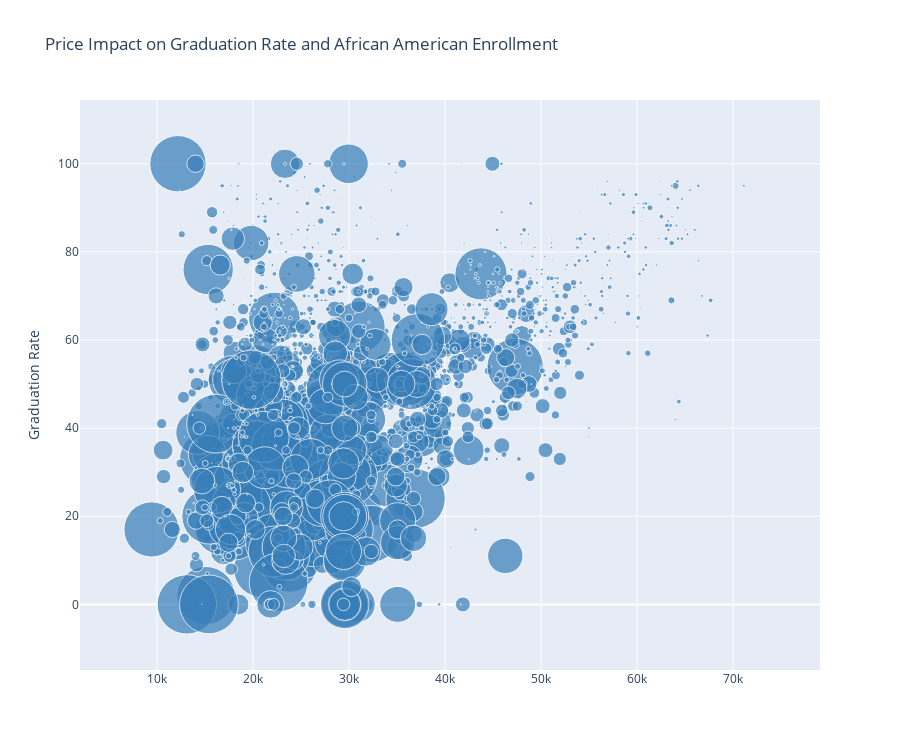

Notebook source saved alongside this figure:
### Markdown cell above
## <center>Price</center>

### Code cell
fig =go.Figure()
fig.add_trace(go.Scatter(
    x=df_2019[price_cols[0]], 
    y=df_2019[total], 
    mode='markers',
    marker=dict(
        color=qualitative[1], size=0.6 * df_2019[percent_black]
    )
))

fig.update_layout(
    title='Price Impact on Graduation Rate and African American Enrollment',
    yaxis=dict(title='Graduation Rate'),
    height=750
)
fig.show()

### Figure 1 — Plotly figure (JSON) as saved in the notebook; plotly's stock layout.template omitted (floating-point values rounded to 4 significant figures; data arrays with more than 128 entries replaced by an {"elided": "..."} marker saying what was removed)
{"data": [{"marker": {"color": "#377eb8", "size": {"elided": "2315 float values"}}, "mode": "markers", "type": "scatter", "x": {"elided": "2315 float values"}, "y": {"elided": "2315 int values"}}], "layout": {"height": 750, "title": {"text": "Price Impact on Graduation Rate and African American Enrollment"}, "yaxis": {"title": {"text": "Graduation Rate"}}}}
